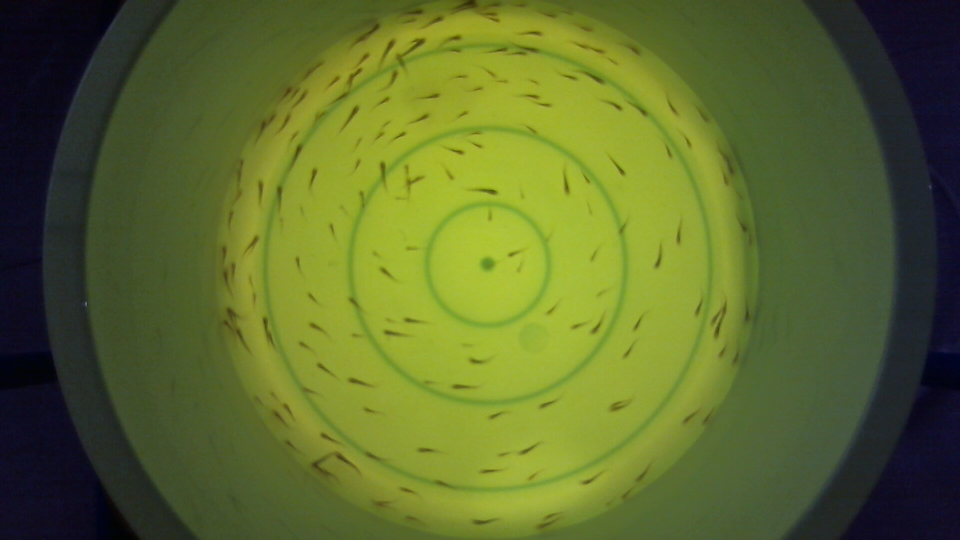
#> input picture IMAGES/200/my_photo-10.jpg, 1920 x 1080 px (shown at 1/2 size); its folder holds only this picture in this run
$ jupyter execute FC_GSC_200.ipynb
#> lines starting #> are read from the running program, lines starting #| are printed output that depends on the picture; after the words box and inside, x2 and y2 are one past the last pixel; in counts of white or black regions, pixels touching at a corner belong together
# Fry Counter Grid Search Contours (FC_GSC_200)

[cell 1]
import cv2 as cv
import numpy as np
import os

[cell 2]
# Function for opening image
def get_img(img_path, grayscale=True):
#> called with img_path = '../IMAGES/200/my_photo-10.jpg', grayscale = True
    img = cv.imread(img_path)
#> img is the input picture: shape (1080, 1920, 3); mean B, G, R 44.3, 106.5, 93.1
    if grayscale:
        return cv.cvtColor(img, cv.COLOR_BGR2GRAY)
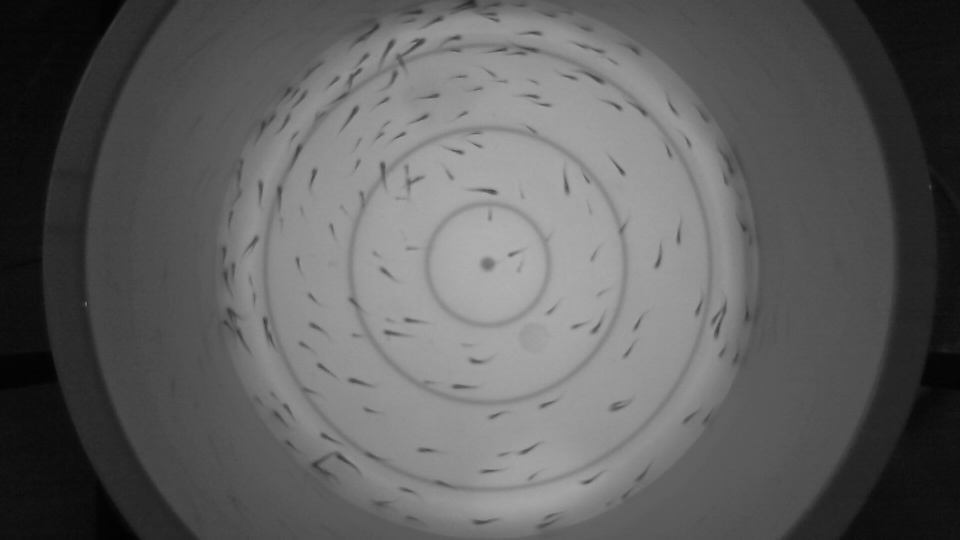
#> returned value: shape (1080, 1920) (shown at 1/2 size); min 1, max 177, mean 95.4
#> call 2 of get_img, with img_path = '../IMAGES/100/background.jpg', grayscale = True
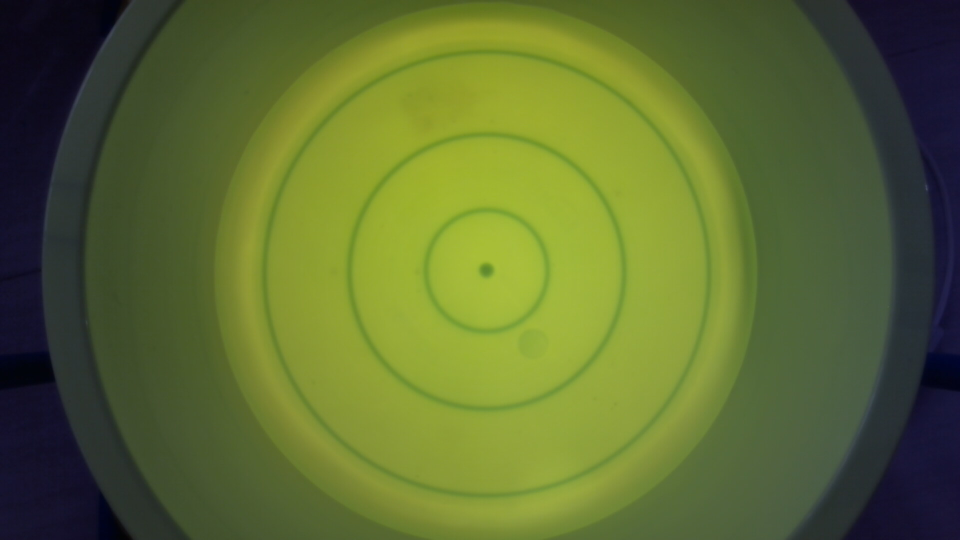
#> input picture IMAGES/100/background.jpg, 1920 x 1080 px (shown at 1/2 size)
#> in get_img, img is the input picture: shape (1080, 1920, 3); mean B, G, R 49.4, 107.8, 93.4
#> in get_img (call 2), `return cv.cvtColor(img, cv.COLOR_BGR2GRAY)`:
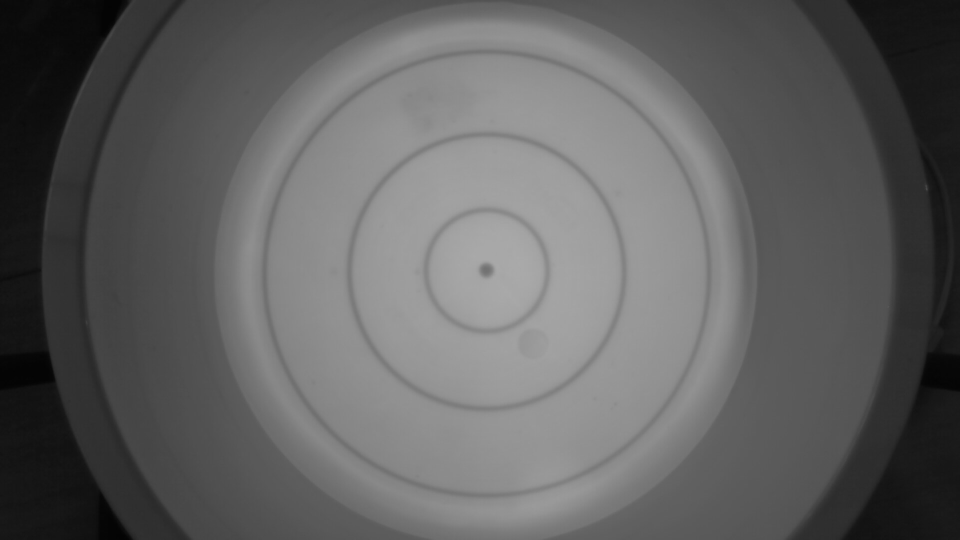
#> returned value: shape (1080, 1920) (shown at 1/2 size); min 2, max 170, mean 96.8
    return img

[cell 3]
# Function for cropping image
def crop_img(img):
    img_centerX = img.shape[1] // 2
#> img_centerX = 960
    img_centerY = img.shape[0] // 2
#> img_centerY = 540

    # Initialize mask to use
    mask = np.zeros(img.shape, dtype=np.uint8)

    # Crop the image
    region_to_cut = cv.ellipse(mask, (img_centerX, img_centerY), (547, 547), 0, 0, 360, 255, -1)
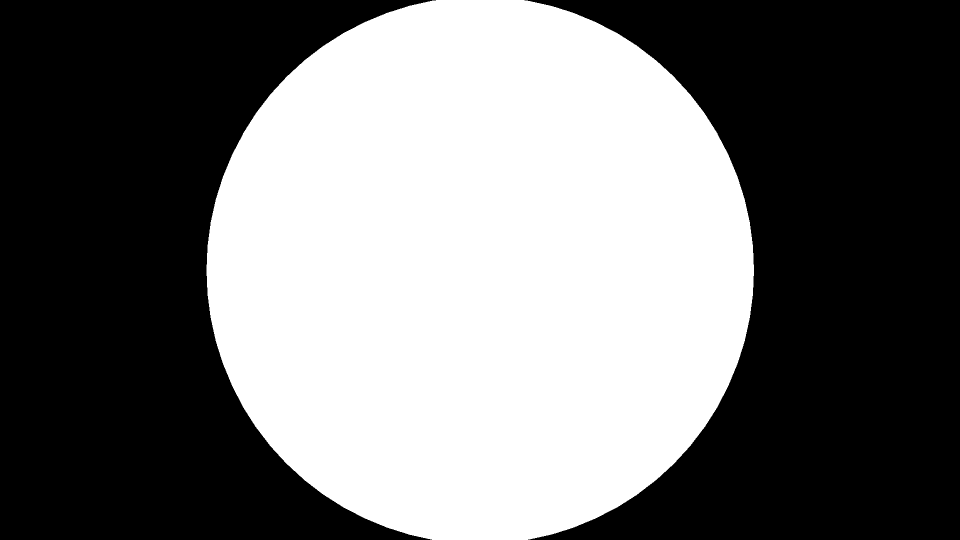
#> mask: shape (1080, 1920) (shown at 1/2 size); 45.3% white; 1 white region, box (x1, y1, x2, y2) and area: (413, 0, 1508, 1080) 938950
    cropped_img = cv.bitwise_or(img, img, mask=region_to_cut)
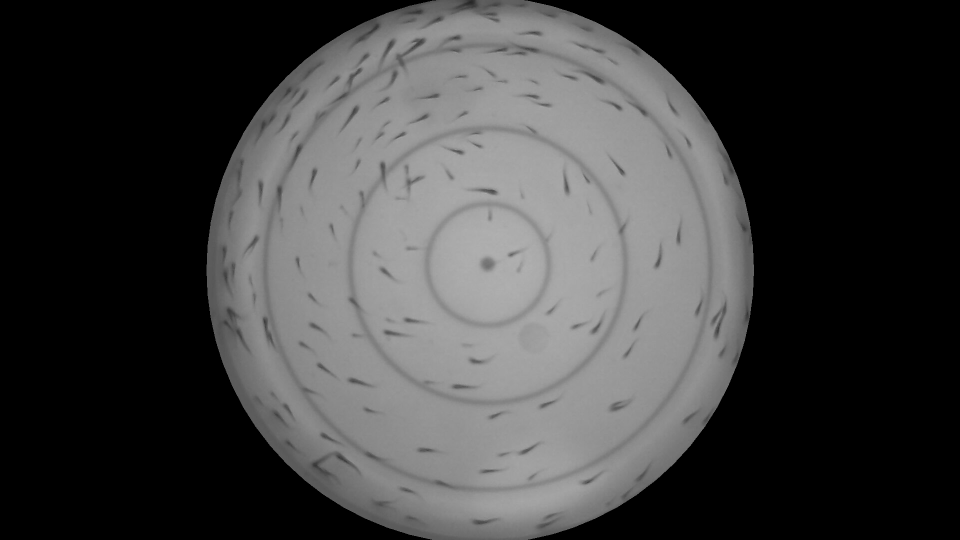
#> cropped_img: shape (1080, 1920) (shown at 1/2 size); min 0, max 177, mean 63.9
    return cropped_img[:, img_centerX-600:img_centerX+600]
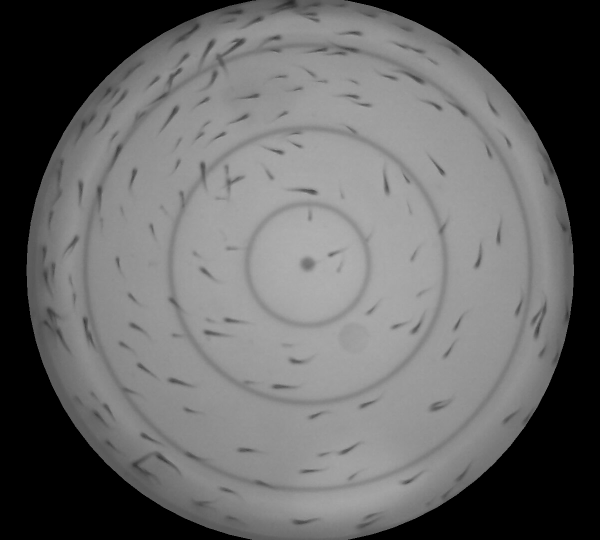
#> returned value: shape (1080, 1200) (shown at 1/2 size); min 0, max 177, mean 102.2
#> in crop_img (call 2), `return cropped_img[:, img_centerX-600:img_centerX+600]`:
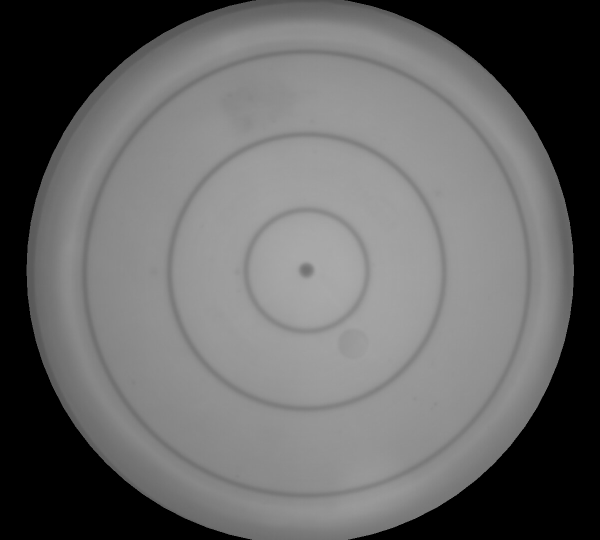
#> returned value: shape (1080, 1200) (shown at 1/2 size); min 0, max 170, mean 101.3

[cell 4]
# Gaussian Blur Function
def gaussian_blur(img, kernel_a, kernel_b):
#> called with kernel_a = 3, kernel_b = 3
    return cv.GaussianBlur(img, (kernel_a, kernel_b), 0)

[cell 5]
# Remove the background from the fry image
def img_diff(img, bg_img):
    return cv.absdiff(img, bg_img)
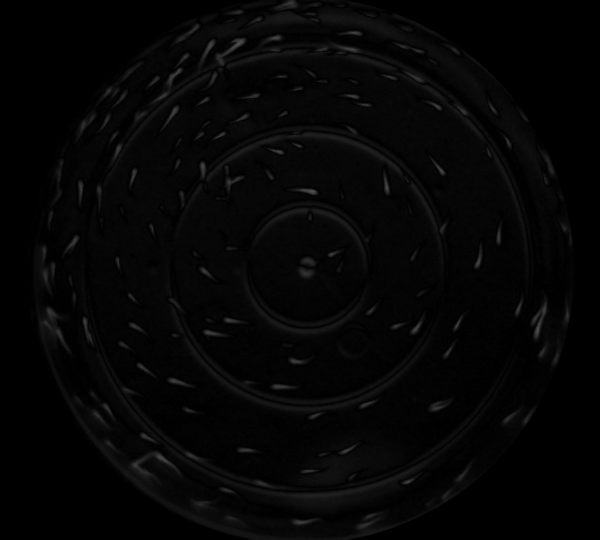
#> returned value: shape (1080, 1200) (shown at 1/2 size); min 0, max 86, mean 5.1

[cell 6]
# Image Segmentation Using Thresholding Function
def threshold_img(diff_img, type='OTSU', block=0, c=0):
#> called with type = 'OTSU', block = 0, c = 0
    if type == 'OTSU':
        _, thresh_img = cv.threshold(diff_img, 0, 255, cv.THRESH_BINARY + cv.THRESH_OTSU)
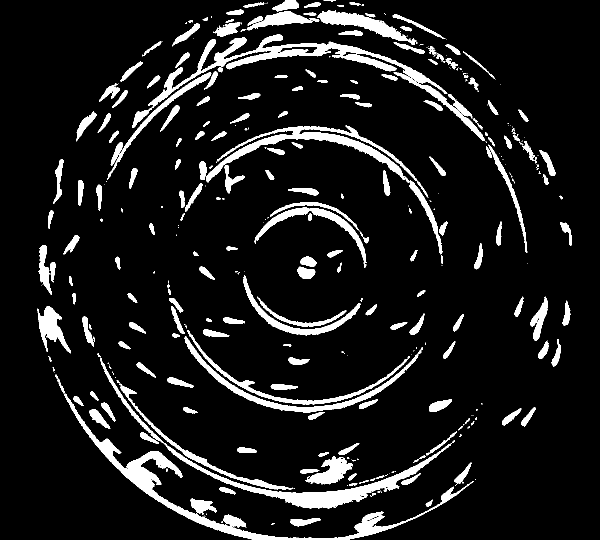
#> thresh_img: shape (1080, 1200) (shown at 1/2 size); 10% white; 363 white regions (155 under 20 px)
        return thresh_img
    else:
        return cv.adaptiveThreshold(diff_img, 255, cv.ADAPTIVE_THRESH_GAUSSIAN_C, cv.THRESH_OTSU, block, c)

[cell 7]
# Histogram Counter
def histogram_counter(thres_img, pixel_to_count='white'):
    if pixel_to_count == 'white':
        return np.count_nonzero(thres_img == 255)
    else:
        return np.count_nonzero(thres_img == 0)

[cell 8]
# Countour Detection
def contour_detection(thres_img):
    contours, _ = cv.findContours(thres_img, cv.RETR_TREE, cv.CHAIN_APPROX_SIMPLE)
#> contours = 434 contours, 242 with area under 20; largest, box (x1, y1, x2, y2) and area: (128, 787, 948, 1080) 12726, (264, 69, 895, 256) 9578, (200, 716, 904, 1018) 9505, (412, 264, 809, 365) 5149, (369, 672, 843, 825) 4592
    return contours

# GRID SEARCH

[cell 9]
# Path to the images (200)
path = '../IMAGES/200/'
list_images_200 = [f for f in os.listdir(path) if f.startswith('my_photo')]
list_paths_200 = [path + f for f in list_images_200]

[cell 10]
# Kernel values for Grid Searching

# Kernel values for Fry Image
kernel_values_a = [3, 5, 7, 9]
kernel_values_b = [3, 5, 7, 9]

# Kernel values for Background Image
kernel_values_c = [3, 5, 7, 9]
kernel_values_d = [3, 5, 7, 9]

[cell 11]
# Initialize the best accuracy (FOR 200 FRIES)
best_accuracy_200 = None
best_200_a = None
best_200_b = None
best_200_c = None
best_200_d = None

for a in kernel_values_a:
    for b in kernel_values_b:
        for c in kernel_values_c:
            for d in kernel_values_d:
                contours_val = np.array([])
                for img_path in list_paths_200:
                    img = get_img(img_path)
                    bg_img = get_img('../IMAGES/100/background.jpg')

                    # Crop the image
                    img = crop_img(img)
                    bg_img = crop_img(bg_img)

                    # Gaussian Blur
                    img = gaussian_blur(img, a, b)
                    bg_img = gaussian_blur(bg_img, c, d)

                    # Image Difference
                    diff_img = img_diff(img, bg_img)

                    # OTSU Thresholding
                    thres_img = threshold_img(diff_img)

                    # Contour Detection
                    contours = contour_detection(thres_img)
                    contours_val = np.append(contours_val, len(contours))
#> contours_val = [434]
                # Accuracy measures how close is the mean contours to 200
                diff_to_200 = np.abs(np.mean(contours_val) - 200)
#> diff_to_200 = 234
                accuracy = ((200 - diff_to_200) / 200 ) * 100
#> accuracy = -17
                if best_accuracy_200 is None or accuracy > best_accuracy_200:
                    best_accuracy_200 = accuracy
#> best_accuracy_200 = -17
                    best_200_a = a
                    best_200_b = b
                    best_200_c = c
                    best_200_d = d

print(f"Best Accuracy for 200 images: {best_accuracy_200} \nBest Kernel for Fry Images: ({best_200_a}, {best_200_b}) \nBest Kernel for Background Images: ({best_200_c}, {best_200_d})")
#| Best Accuracy for 200 images: 12.5
#| Best Kernel for Fry Images: (9, 9)
#| Best Kernel for Background Images: (9, 9)
